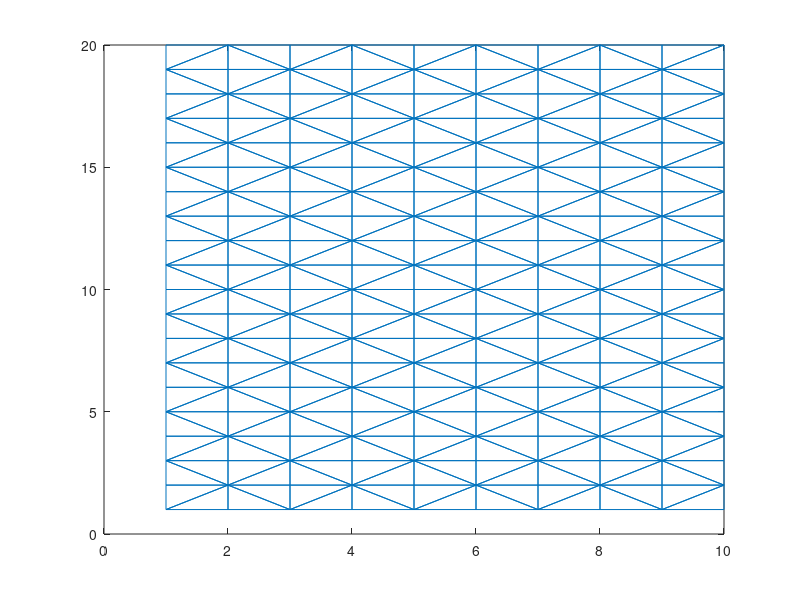

MATLAB code for this plot:
rows=10;
cols=20;
tris=[];
for ii=1:rows-1
    i=ii-1;
    if(mod(ii,2)==1)
    for j =1:cols-1
        if(mod(j,2)==1)
            tris=[tris;cols*i+j cols*i+j+1 cols*(i+1)+j+1];
            tris=[tris;cols*i+j cols*(i+1)+j cols*(i+1)+j+1];
        else
            tris=[tris;cols*i+j cols*i+j+1 cols*(i+1)+j];
            tris=[tris;cols*(i+1)+j cols*(i)+j+1 cols*(i+1)+j+1];
        end
    end
    else 
    for j =1:cols-1
        if(mod(j,2)==0)
            tris=[tris;cols*i+j cols*i+j+1 cols*(i+1)+j+1];
            tris=[tris;cols*i+j cols*(i+1)+j cols*(i+1)+j+1];
        else
            tris=[tris;cols*i+j cols*i+j+1 cols*(i+1)+j];
            tris=[tris;cols*(i+1)+j cols*(i)+j+1 cols*(i+1)+j+1];
        end
    end
    end
end
[GX,GY] = meshgrid(1:rows,1:cols);
X=reshape(GX,[1,rows*cols]);
Y=reshape(GY,[1,rows*cols]);
triplot(tris,X,Y);